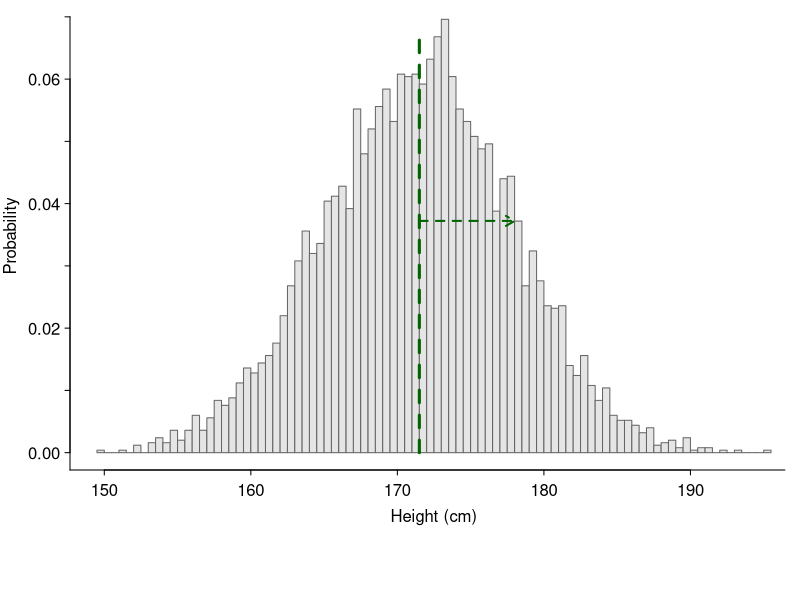
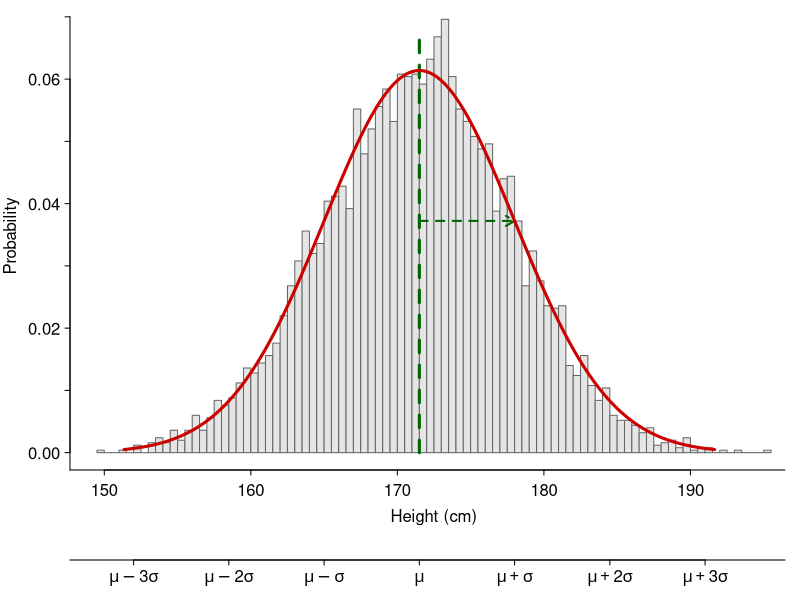
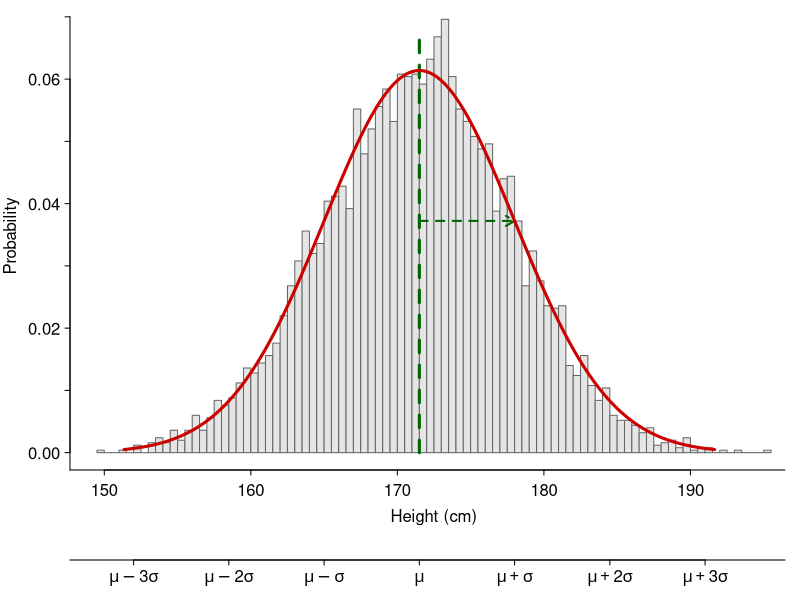
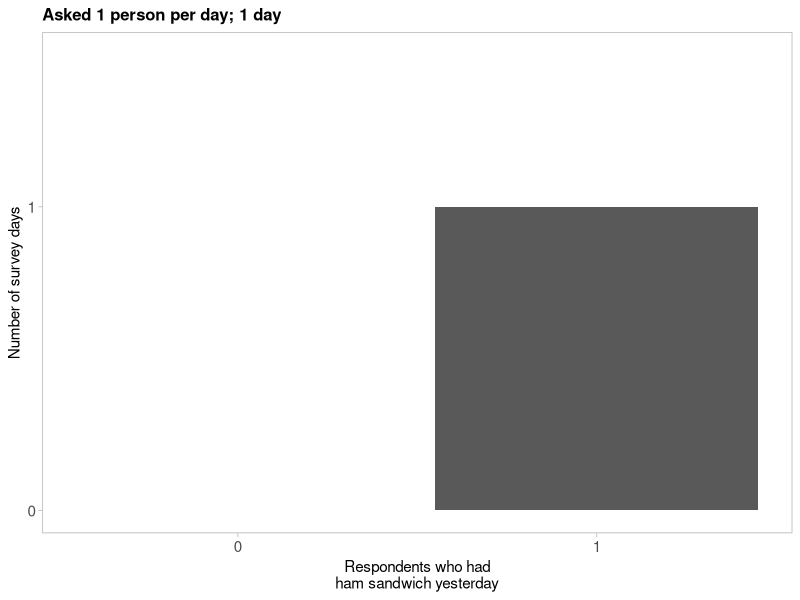
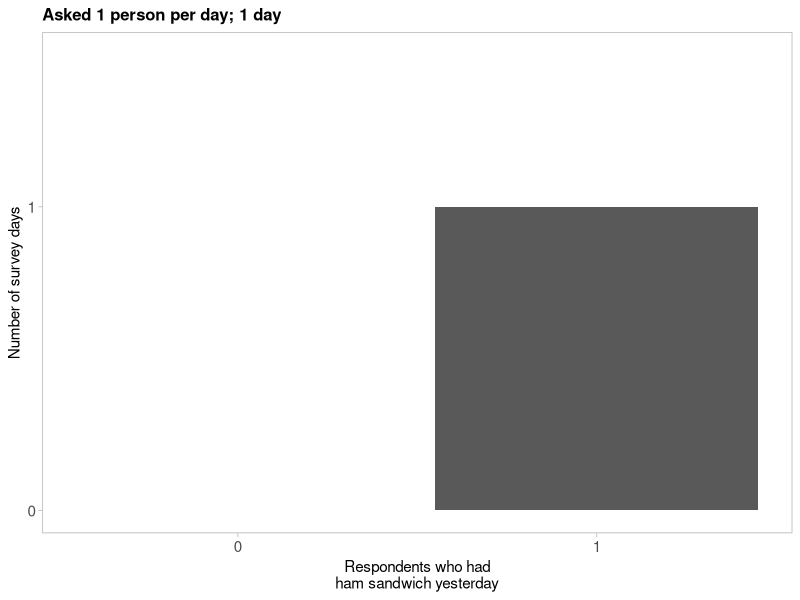
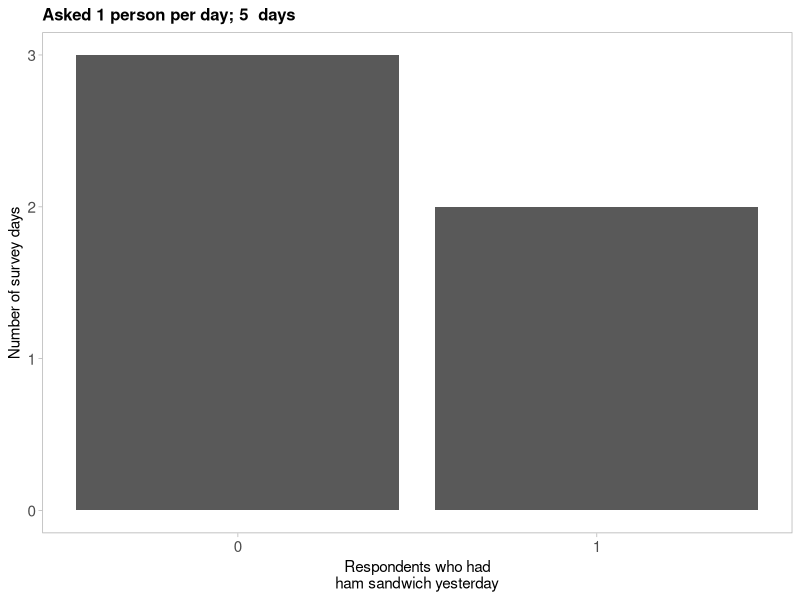
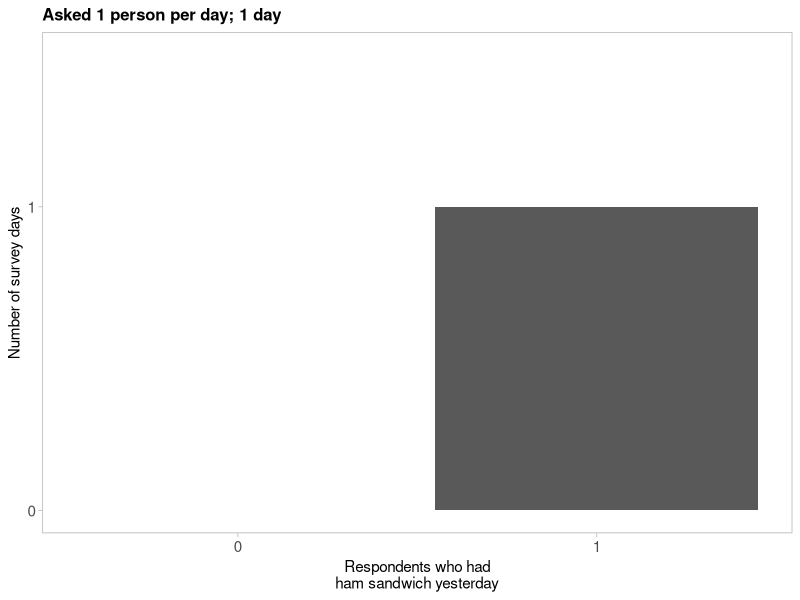
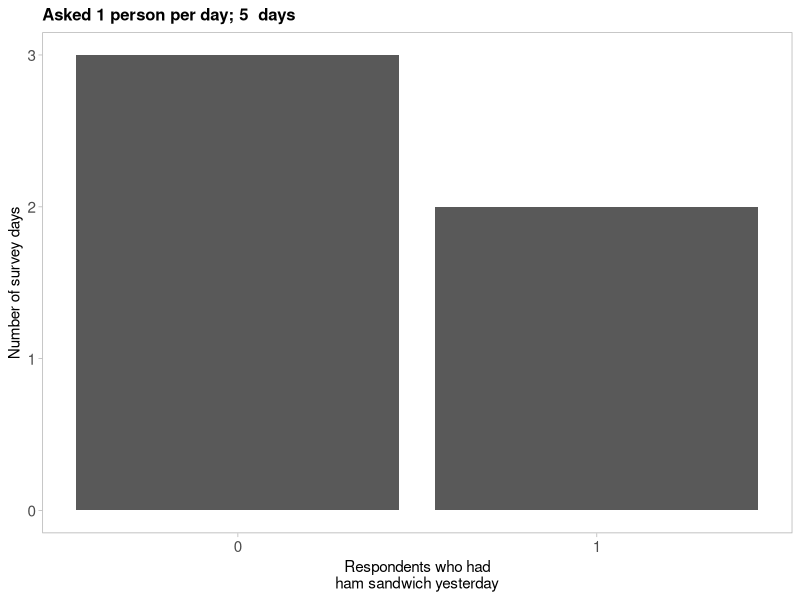

Write the R code that produced these figures, in order.
## ---- chunk 1
knitr::opts_chunk$set(echo = FALSE)
## knitr::opts_knit$set(global.device = TRUE)
library(viridis)
library(ggplot2)
## ---- chunk 2
## Sample of heights of `mheight_nsamp` adult men in the UK
set.seed(2446193)
mheight_nsamp <- 5000
mheight_mean <- 171.5  # 171.5cm
mheight_sd <- 6.5  # 6.5cm
mheight_sample <- rnorm(mheight_nsamp, mheight_mean, mheight_sd)
## ---- chunk 3
par(mar = c(6.5, 3.5, 0.1, 0.1), mgp = c(2, 0.5, 0), tcl = -0.25, las = 1)
hist(mheight_sample, breaks = 100, freq = FALSE, col = "grey90", border = "grey40", bty = "o",
     main = NA, xlab = NA, ylab = NA, axes = FALSE)
mtext("Probability", 2, 2.5, las = 0)
mtext("Height (cm)", 1, 1.8, las = 0)
axis(1, c(100, max(mheight_sample)+1), labels = FALSE, lwd.ticks = 0)
axis(1, 15:19*10)
axis(2, c(-1, 0.06), labels = FALSE, lwd.ticks = 0)
axis(2, 0:7/100, label = FALSE)
axis(2, c(0, 2, 4, 6)/100, tick = FALSE)

segments(x0=mheight_mean, y0=0, y1 = 1.1 * dnorm(0) / mheight_sd,
         lty = 2, lwd = 3, col = "darkgreen")

arrows(x0=mheight_mean, y0=dnorm(1) / mheight_sd, x1 = mheight_mean + mheight_sd,
         lty = 2, lwd = 2, col = "darkgreen", length=0.1)

## ---- chunk 4
par(mar = c(6.5, 3.5, 0.1, 0.1), mgp = c(2, 0.5, 0), tcl = -0.25, las = 1)
hist(mheight_sample, breaks = 100, freq = FALSE, col = "grey90", border = "grey40", bty = "o",
     main = NA, xlab = NA, ylab = NA, axes = FALSE)
mtext("Probability", 2, 2.5, las = 0)
mtext("Height (cm)", 1, 1.8, las = 0)
axis(1, c(100, max(mheight_sample)+1), labels = FALSE, lwd.ticks = 0)
axis(1, 15:19*10)
axis(2, c(-1, 0.06), labels = FALSE, lwd.ticks = 0)
axis(2, 0:7/100, label = FALSE)
axis(2, c(0, 2, 4, 6)/100, tick = FALSE)

segments(x0=mheight_mean, y0=0, y1 = 1.1 * dnorm(0) / mheight_sd,
         lty = 2, lwd = 3, col = "darkgreen")

arrows(x0=mheight_mean, y0=dnorm(1) / mheight_sd, x1 = mheight_mean + mheight_sd,
         lty = 2, lwd = 2, col = "darkgreen", length=0.1)

x <- mheight_mean + seq(-3.1*mheight_sd, 3.1*mheight_sd, 0.1)
y <- dnorm(x, mheight_mean, mheight_sd)
lines(x, y, lwd=3, col = "red3")

axis(1, c(100, max(mheight_sample)+1), labels = FALSE, lwd.ticks = 0, line = 4.5)
axis(1, mheight_mean + -3:3 * mheight_sd,
     c(expression(mu-3*sigma),
       expression(mu-2*sigma),
       expression(mu-sigma),
       expression(mu),
       expression(mu+sigma),
       expression(mu+2*sigma),
       expression(mu+3*sigma)),
     line = 4.5)
## ---- chunk 5
par(mar = c(6.5, 3.5, 0.1, 0.1), mgp = c(2, 0.5, 0), tcl = -0.25, las = 1)
hist(mheight_sample, breaks = 100, freq = FALSE, col = "grey90", border = "grey40", bty = "o",
     main = NA, xlab = NA, ylab = NA, axes = FALSE)
mtext("Probability", 2, 2.5, las = 0)
mtext("Height (cm)", 1, 1.8, las = 0)
axis(1, c(100, max(mheight_sample)+1), labels = FALSE, lwd.ticks = 0)
axis(1, 15:19*10)
axis(2, c(-1, 0.06), labels = FALSE, lwd.ticks = 0)
axis(2, 0:7/100, label = FALSE)
axis(2, c(0, 2, 4, 6)/100, tick = FALSE)

segments(x0=mheight_mean, y0=0, y1 = 1.1 * dnorm(0) / mheight_sd,
         lty = 2, lwd = 3, col = "darkgreen")

arrows(x0=mheight_mean, y0=dnorm(1) / mheight_sd, x1 = mheight_mean + mheight_sd,
         lty = 2, lwd = 2, col = "darkgreen", length=0.1)

x <- mheight_mean + seq(-3.1*mheight_sd, 3.1*mheight_sd, 0.1)
y <- dnorm(x, mheight_mean, mheight_sd)
lines(x, y, lwd=3, col = "red3")

axis(1, c(100, max(mheight_sample)+1), labels = FALSE, lwd.ticks = 0, line = 4.5)
axis(1, mheight_mean + -3:3 * mheight_sd,
     c(expression(mu-3*sigma),
       expression(mu-2*sigma),
       expression(mu-sigma),
       expression(mu),
       expression(mu+sigma),
       expression(mu+2*sigma),
       expression(mu+3*sigma)),
     line = 4.5)
## ---- chunk 6
set.seed(6077347)
nask <- 1

th <- list(xlab("Respondents who had\nham sandwich yesterday"),
           ylab("Number of survey days"),
           theme(plot.title = element_text(face=2, size = 12),
                 axis.text = element_text(size = 11),
                 panel.grid = element_blank()))


df <- data.frame(nsandwich = c(0, 1), ndays = c(0, 1))

ggplot(df, aes(nsandwich, ndays)) +
  geom_col() +
  theme_light() +
  scale_x_continuous(breaks = 0:1) +
  scale_y_continuous(breaks = 0:1, limits = c(0, 1.5)) +
  th +
  ggtitle("Asked 1 person per day; 1 day")

## ---- chunk 7
set.seed(6077347)
nask <- 1

df <- data.frame(nsandwich = c(0, 1), ndays = c(0, 1))
ggplot(df, aes(nsandwich, ndays)) +
  geom_col() +
  theme_light() +
  scale_x_continuous(breaks = 0:1) +
  scale_y_continuous(breaks = 0:1, limits = c(0, 1.5)) +
  th +
  ggtitle("Asked 1 person per day; 1 day")


df <- data.frame(nsandwich = c(0, 1), ndays = c(3, 2))
ggplot(df, aes(nsandwich, ndays)) +
  geom_col() +
  theme_light() +
  scale_x_continuous(breaks = 0:1) +
  th +
  ggtitle(paste("Asked 1 person per day;", sum(df$ndays), " days"))

ndays <- 50
df <- type.convert(as.data.frame(table(nsandwich = rbinom(ndays, nask, 1/3)), responseName = "ndays") )
## ---- chunk 8
set.seed(6077347)
nask <- 1

df <- data.frame(nsandwich = c(0, 1), ndays = c(0, 1))
ggplot(df, aes(nsandwich, ndays)) +
  geom_col() +
  theme_light() +
  scale_x_continuous(breaks = 0:1) +
  scale_y_continuous(breaks = 0:1, limits = c(0, 1.5)) +
  th +
  ggtitle("Asked 1 person per day; 1 day")


df <- data.frame(nsandwich = c(0, 1), ndays = c(3, 2))
ggplot(df, aes(nsandwich, ndays)) +
  geom_col() +
  theme_light() +
  scale_x_continuous(breaks = 0:1) +
  th +
  ggtitle(paste("Asked 1 person per day;", sum(df$ndays), " days"))

ndays <- 50
df <- type.convert(as.data.frame(table(nsandwich = rbinom(ndays, nask, 1/3)), responseName = "ndays") )

ggplot(df, aes(nsandwich, ndays)) +
  geom_col() +
  theme_light() +
  scale_x_continuous(breaks = 0:1) +
  th +
  ggtitle(paste("Asked 1 person per day;", sum(df$ndays), " days"))
## ---- chunk 9
set.seed(6077347)
nask <- 5

fn <- function(nask, ndays) {
  df <- type.convert(as.data.frame(table(nsandwich = rbinom(ndays, nask, 1/3)), responseName = "ndays") )
  ggplot(df, aes(nsandwich, ndays)) +
    geom_col() +
    theme_light() +
    scale_x_continuous(limits = c(0-0.5, nask+0.1)) +
    xlab("Respondents ham sandwich yesterday") +
    ylab("Number of survey days") + 
    ggtitle(paste("Asked", nask, "people per day;", sum(df$ndays), "days")) +
    theme(plot.title = element_text(face=2, size = 12),
          axis.text = element_text(size = 11),
          panel.grid = element_blank())
}

fn(nask, 1)
fn(nask, 5)
fn(nask, 50)

## ---- chunk 10
nask <- 15
fn(nask, 1)
fn(nask, 5)
fn(nask, 50)
## ---- chunk 11
set.seed(6077347)
fn(30, 50)
fn(50, 50)
fn(150, 50)

